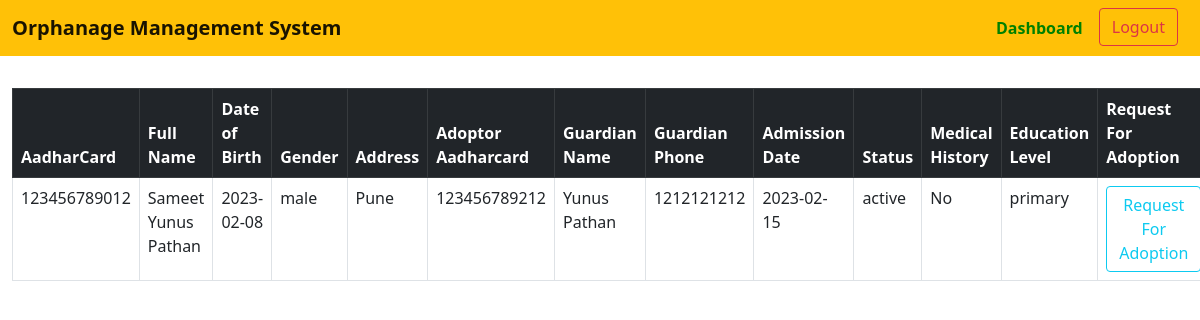
The app's page /Adoptor/search.php with its own data.
### tables this page shows
CREATE TABLE `orphan_children` (
  `id` int(11) NOT NULL,
  `aadharcard` varchar(100) DEFAULT NULL,
  `full_name` varchar(100) NOT NULL,
  `date_of_birth` varchar(50) NOT NULL,
  `gender` varchar(50) NOT NULL,
  `address` varchar(255) NOT NULL,
  `adopter` varchar(255) DEFAULT NULL,
  `guardian_name` varchar(100) NOT NULL,
  `guardian_phone` varchar(100) DEFAULT NULL,
  `admission_date` varchar(100) NOT NULL,
  `status` varchar(100) NOT NULL,
  `medical_history` text DEFAULT NULL,
  `education_level` varchar(100) NOT NULL
);

### Adoptor/search.php (the view, shortened to what this page needs)
<!doctype html>
<html lang="en">
<head>
    <link href="https://cdn.jsdelivr.net/npm/bootstrap@5.0.2/dist/css/bootstrap.min.css" rel="stylesheet">
</head>
<body>
<?php
$host = 'localhost:3306';
$user = 'root';
$pass = '';
$dbname = 'orphanage-master';
$conn = mysqli_connect($host, $user, $pass,$dbname);
$sql = 'SELECT * FROM orphan_children';
$retval=mysqli_query($conn, $sql);
?>
    <nav class="navbar navbar-light bg-warning">
        <div class="container-fluid">
            <a class="navbar-brand" style="font-weight: bold;">Orphanage Management System</a>
            <form class="d-flex">
            <a class="nav-link" href="index.php"><span style="font-weight: bold;color:green;">Dashboard</span></a>
                <a href="logout.php" >  <button type="button" class="btn btn-outline-danger"  style="margin-right: 10px;">Logout</button></a>
            </form>
        </div>
    </nav>
    <div class="container-fluid mt-2 table-responsive">
        <table class="table table-bordered ">
            <thead class="table-dark">
                <tr>
                <th>AadharCard</th>
                <th>Full Name</th>
                <th>Date of Birth</th>
                <th>Gender</th>
                <th>Address</th>
                <th>Adoptor Aadharcard</th>
                <th>Guardian Name</th>
                <th>Guardian Phone</th>
                <th>Admission Date</th>
                <th>Status</th>
                <th>Medical History</th>
                <th>Education Level</th>
                <th>Request For Adoption</th>
            </tr>
            </thead>
            <tbody>
        <?php
            if(mysqli_num_rows($retval) > 0){
                while($row = mysqli_fetch_assoc($retval)){
            ?>
            <tr>
            <td><?php echo $row['aadharcard']??''; ?></td>
            <td><?php echo $row['full_name']??''; ?></td>
            <td><?php echo $row['date_of_birth']??''; ?></td>
            <td><?php echo $row['gender']??''; ?></td>
            <td><?php echo $row['address']??''; ?></td>
            <td><?php echo $row['adopter']??''; ?></td>
            <td><?php echo $row['guardian_name']??''; ?></td>
            <td><?php echo $row['guardian_phone']??''; ?></td>
            <td><?php echo $row['admission_date']??''; ?></td>
            <td><?php echo $row['status']??''; ?></td>
            <td><?php echo $row['medical_history']??''; ?></td>
            <td><?php echo $row['education_level']??''; ?></td>
            <td><form action="RequestAdoption.php" method="post">
            <button type="submit" class="btn btn-outline-info my-2 my-sm-0">Request For Adoption</button>
            </form></td>
            </tr>
            <?php  }   }else{  echo "0 results";
           }
            ?>
            </tbody>
            </table>
        </div>
</body>
</html>

### records on screen
orphan_children: aadharcard "123456789012", full_name "Sameet Yunus Pathan", date_of_birth "2023-02-08", gender "male", address "Pune", adopter "123456789212", guardian_name "Yunus Pathan", guardian_phone "1212121212", admission_date "2023-02-15", status "active", medical_history "No", education_level "primary"
